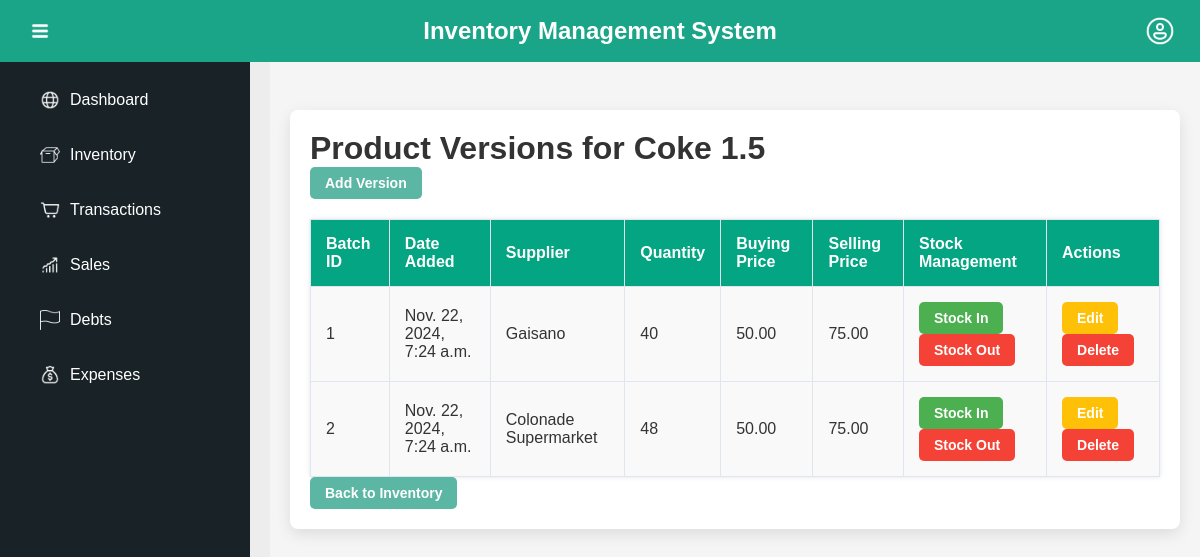
Before: /inventory/product_versions/1/ with the older database file.
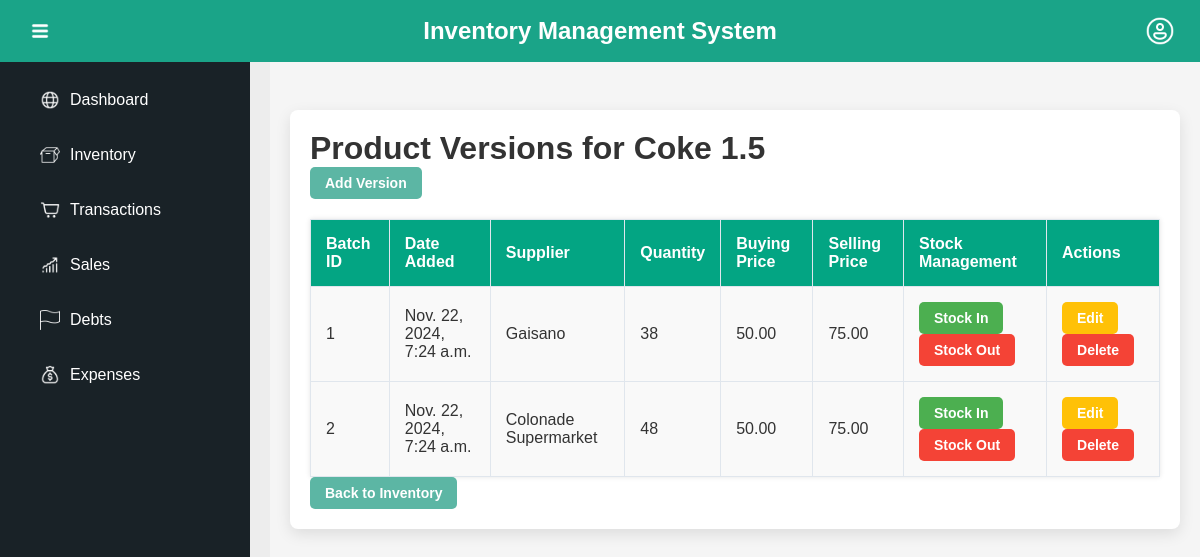
After: the same page with the newer database file.
### ProductManagement_APP/models.py (models this page shows, shortened)
class Product(models.Model):
    product_id = models.AutoField(primary_key=True)
    product_name = models.CharField(max_length=255, unique=True)
    product_classification = models.CharField(max_length=100)
    reorder_level = models.IntegerField()
    category = models.ForeignKey(Category, on_delete=models.CASCADE)

class ProductVersion(models.Model):
    product = models.ForeignKey(Product, on_delete=models.CASCADE, related_name='versions')
    supplier = models.ForeignKey(Supplier, on_delete=models.CASCADE)
    buying_price = models.DecimalField(max_digits=10, decimal_places=2)
    selling_price = models.DecimalField(max_digits=10, decimal_places=2)
    product_quantity = models.IntegerField()  # This tracks stock quantity for each product version
    batch_id = models.CharField(max_length=50)  # Unique batch ID for FIFO tracking
    date_added = models.DateTimeField(auto_now_add=True)  # Timestamp for FIFO logic
    class Meta:
        ordering = ['date_added']  # FIFO: First in first out logic based on the `date_added`

class Supplier(models.Model):
    supplier_name = models.CharField(max_length=255, unique=True)
    contact_details = models.TextField(blank=True, null=True)

### ProductManagement_APP/views.py (the view)
# urls.py: path('product_versions/<int:product_id>/', views.product_versions, name='product_versions'),
def product_versions(request, product_id):
    product = get_object_or_404(Product, product_id=product_id)
    return render(request, 'inventory/product_versions.html', {'product': product})

### ProductManagement_APP/templates/inventory/product_versions.html (shortened to what this page needs)
{% extends 'MGSariSari_Inventory/base.html' %}
{% block content %}
<div class="versions-container">
    <h1>Product Versions for {{ product.product_name }}</h1>
    <div class="version-actions">
        <form action="{% url 'ProductManagement_APP:add_product_version' product.product_id %}" method="get" style="display:inline;">
            <button type="submit" class="button add-version">Add Version</button>
        </form>
    </div>
    <table class="version-table">
        <thead>
            <tr>
                <th>Batch ID</th>
                <th>Date Added</th>
                <th>Supplier</th>
                <th>Quantity</th>
                <th>Buying Price</th>
                <th>Selling Price</th>
                <th>Stock Management</th>
                <th>Actions</th>
            </tr>
        </thead>
        <tbody>
            {% for version in product.versions.all %}
            <tr>
                <td>{{ version.batch_id }}</td>
                <td>{{ version.date_added }}</td>
                <td>{{ version.supplier.supplier_name }}</td>
                <td {% if version.product_quantity < product.reorder_level %} class="low-stock" {% endif %}>
                    {{ version.product_quantity }}
                </td>
                <td>{{ version.buying_price }}</td>
                <td>{{ version.selling_price }}</td>
                <td>
                    <form action="{% url 'ProductManagement_APP:stock_in' version.id %}" method="post" style="display:inline;">
                        <button type="submit" class="button stock-in">Stock In</button>
                    </form>
                    <form action="{% url 'ProductManagement_APP:stock_out' version.id %}" method="post" style="display:inline;">
                        <button type="submit" class="button stock-out">Stock Out</button>
                    </form>
                </td>
                <td>
                    <form action="{% url 'ProductManagement_APP:edit_product_version' version.id %}" method="get" style="display:inline;">
                        <button type="submit" class="button edit-version">Edit</button>
                    </form>
                    <form action="{% url 'ProductManagement_APP:delete_product_version' version.id %}" method="get" style="display:inline;">
                        <button type="submit" class="button delete-version">Delete</button>
                    </form>
                </td>
            </tr>
            {% endfor %}
        </tbody>
    </table>
     <form action="{% url 'ProductManagement_APP:inventory_list' %}"  method="get" style="display:inline;">
        <button type="submit" class="button back to inventory"> Back to Inventory </button>
    </form>
</div>
{% endblock %}

### MGSariSari_Inventory/templates/MGSariSari_Inventory/base.html (shortened to what this page needs)
{% load static %}
<!DOCTYPE html>
<html lang="en">
<head>
    <link rel="stylesheet" href="{% static 'css/dashboard.css' %}">
    <link rel="stylesheet" href="{% static 'css/sales.css' %}">
    <link rel="stylesheet" href="{% static 'inventory/dashboard.css' %}">
    <link rel="stylesheet" href="{% static 'inventory/inventory.css' %}">
    <link rel="stylesheet" href="{% static 'ExpensesTracker_APP/expensetracker.css' %}">
</head>
<body>
    <div class="header">
        <div class="nav-left">
            <img src="{% static 'icons/menu.png' %}" alt="Menu Icon" class="menu-icon">
        </div>
        <div class="nav-center">
            Inventory Management System
        </div>
        <div class="nav-right">
            <img src="{% static 'icons/profile.png' %}" alt="Profile Icon" class="profile-icon">
        </div>
    </div>
    <div class="dashboard-container">
        <div class="sidebar">
            <ul class="sidebar-menu">
                <li class="menu-item">
                    <a href="{% url 'dashboard' %}">
                        <img src="{% static 'icons/dashboard.png' %}" alt="Dashboard Icon"
                            style="width: 20px; height: 20px;">
                        Dashboard
                    </a>
                </li>
                <li class="menu-item">
                    <a href="{% url 'ProductManagement_APP:inventory_list' %}">
                        <img src="{% static 'icons/inventory.png' %}" alt="Inventory Icon"
                            style="width: 20px; height: 20px;">
                        Inventory
                    </a>
                </li>
                <li class="menu-item">
                    <a href="{% url 'POS_APP:pos' %}">
                        <img src="{% static 'icons/transactions.png' %}" alt="Transactions Icon"
                            style="width: 20px; height: 20px;">
                        Transactions
                    </a>
                </li>
                <li class="menu-item">
                    <a href="{% url 'sales' %}">
                        <img src="{% static 'icons/sales.png' %}" alt="Sales Icon" style="width: 20px; height: 20px;">
                        Sales
                    </a>
                </li>
                <li class="menu-item">
                    <a href="{% url 'debts' %}">
                        <img src="{% static 'icons/debts.png' %}" alt="Debts Icon" style="width: 20px; height: 20px;">
                        Debts
                    </a>
                </li>
                <li class="menu-item">
                    <a href="{% url 'ExpensesTracker_APP:expenses_tracker' %}">
                        <img src="{% static 'icons/expenses.png' %}" alt="Expenses Icon"
                            style="width: 20px; height: 20px;">
                        Expenses
                    </a>
                </li>
            </ul>
        </div>
        <div class="main-content content container">
            {% block content %}{% endblock %}
        </div>
    </div>
</body>
</html>

### MGSariSari_Inventory/static/css/dashboard.css (style rules this page uses)
* { margin: 0; padding: 0; box-sizing: border-box; font-family: Arial, sans-serif; }
body, html { height: 100%; width: 100%; overflow: hidden; }
.nav-left, .nav-right { flex: 0 0 50px; display: flex; justify-content: center; align-items: center; position: relative; }
.nav-center { flex: 1; text-align: center; }
.menu-icon, .profile-icon { width: 30px; height: 30px; cursor: pointer; }
.dashboard-container { display: flex; height: calc(100vh - 60px); width: 100vw; margin-top: 60px; background-color: #EDEDED; }
.sidebar { width: 250px; background-color: #192227; color: white; display: flex; flex-direction: column; justify-content: space-between; padding: 20px; }
.sidebar-menu { list-style: none; }
.menu-item { margin: 15px 0; padding: 10px; cursor: pointer; transition: background-color 0.3s; display: flex; align-items: center; }
.menu-item img { margin-right: 10px; width: 20px; height: 20px; }
.main-content { flex: 1; padding: 30px; background-color: #F5F5F5; overflow-y: auto; }
img { display: inline-block; vertical-align: middle; }
.nav-right img, .nav-left img { width: 30px; height: 30px; }
.sidebar img { width: 24px; height: 24px; }
.sidebar .menu-item { display: flex; align-items: center; }
.sidebar .menu-item img { margin-right: 10px; }

### ProductManagement_APP/static/inventory/dashboard.css (style rules this page uses)
* { margin: 0; padding: 0; box-sizing: border-box; font-family: Arial, sans-serif; }
body, html { height: 100%; width: 100%; overflow: hidden; }
.nav-left, .nav-right { flex: 0 0 50px; display: flex; justify-content: center; align-items: center; position: relative; }
.nav-center { flex: 1; text-align: center; }
.menu-icon, .profile-icon { width: 30px; height: 30px; cursor: pointer; }
.dashboard-container { display: flex; height: calc(100vh - 60px); width: 100vw; margin-top: 60px; background-color: #EDEDED; }
.sidebar { width: 250px; background-color: #192227; color: white; display: flex; flex-direction: column; justify-content: space-between; padding: 20px; }
.sidebar-menu { list-style: none; }
.menu-item { margin: 15px 0; padding: 10px; cursor: pointer; transition: background-color 0.3s; display: flex; align-items: center; }
.menu-item img { margin-right: 10px; width: 20px; height: 20px; }
.main-content { flex: 1; padding: 30px; background-color: #f5f5f5; overflow-y: auto; }
img { display: inline-block; vertical-align: middle; }
.nav-right img, .nav-left img { width: 30px; height: 30px; }
.sidebar img { width: 24px; height: 24px; }
.sidebar .menu-item { display: flex; align-items: center; }
.sidebar .menu-item img { margin-right: 10px; }

### ProductManagement_APP/static/inventory/inventory.css (style rules this page uses)
* { margin: 0; padding: 0; box-sizing: border-box; }
body { display: flex; font-family: 'Arial', sans-serif; color: #333; background-color: #f5f5f5; margin: 0; }
.content { flex: 1; padding: 40px; }
.button { padding: 8px 15px; border: none; border-radius: 5px; cursor: pointer; font-size: 14px; font-weight: bold; background-color: #5cb6a4; color: #FFF; transition: background-color 0.3s; }
.stock-in { background-color: #4CAF50; }
.stock-out { background-color: #f44336; }
.button.edit-version { background-color: #ffc107; color: #fff; }
.button.delete-version { background-color: #f44336; color: #fff; }
.versions-container { max-width: 1200px; margin: 20px auto; padding: 20px; background-color: #fff; border-radius: 8px; box-shadow: 0px 5px 15px rgba(0, 0, 0, 0.1); }
.version-table { width: 100%; border-collapse: collapse; margin-top: 20px; background-color: #f9f9f9; box-shadow: 0px 0px 5px rgba(0, 0, 0, 0.1); }
.version-table th, .version-table td { padding: 15px; border: 1px solid #e0e6ed; text-align: left; }
.version-table th { background-color: #03a583; font-weight: bold; color: #FFF; }

Changed rows visible on the page:
changed ProductVersion "Gaisano": product_quantity "40" → "38"
